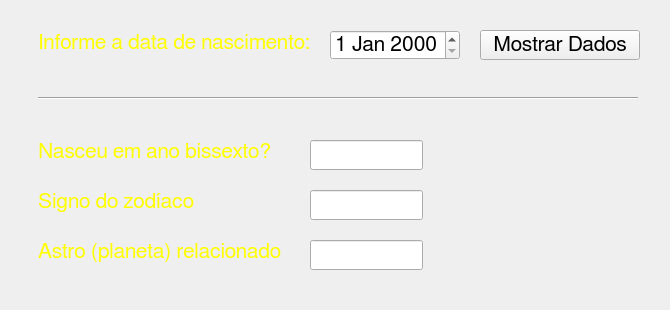
<?xml version="1.0" encoding="UTF-8"?>
<ui version="4.0">
 <class>Signos</class>
 <widget class="QWidget" name="Signos">
  <property name="geometry">
   <rect>
    <x>0</x>
    <y>0</y>
    <width>670</width>
    <height>310</height>
   </rect>
  </property>
  <property name="font">
   <font>
    <family>FreeSans</family>
    <pointsize>16</pointsize>
   </font>
  </property>
  <property name="windowTitle">
   <string>Signos</string>
  </property>
  <widget class="QLabel" name="label">
   <property name="geometry">
    <rect>
     <x>38</x>
     <y>31</y>
     <width>281</width>
     <height>23</height>
    </rect>
   </property>
   <property name="palette">
    <palette>
     <active>
      <colorrole role="WindowText">
       <brush brushstyle="SolidPattern">
        <color alpha="255">
         <red>255</red>
         <green>255</green>
         <blue>0</blue>
        </color>
       </brush>
      </colorrole>
     </active>
     <inactive>
      <colorrole role="WindowText">
       <brush brushstyle="SolidPattern">
        <color alpha="255">
         <red>255</red>
         <green>255</green>
         <blue>0</blue>
        </color>
       </brush>
      </colorrole>
     </inactive>
     <disabled>
      <colorrole role="WindowText">
       <brush brushstyle="SolidPattern">
        <color alpha="255">
         <red>106</red>
         <green>104</green>
         <blue>100</blue>
        </color>
       </brush>
      </colorrole>
     </disabled>
    </palette>
   </property>
   <property name="font">
    <font>
     <pointsize>16</pointsize>
    </font>
   </property>
   <property name="text">
    <string>Informe a data de nascimento:</string>
   </property>
  </widget>
  <widget class="QDateEdit" name="edtDataNascimento">
   <property name="geometry">
    <rect>
     <x>330</x>
     <y>30</y>
     <width>130</width>
     <height>30</height>
    </rect>
   </property>
   <property name="font">
    <font>
     <pointsize>16</pointsize>
    </font>
   </property>
  </widget>
  <widget class="QPushButton" name="btnMostrarDados">
   <property name="geometry">
    <rect>
     <x>480</x>
     <y>30</y>
     <width>160</width>
     <height>30</height>
    </rect>
   </property>
   <property name="font">
    <font>
     <pointsize>16</pointsize>
    </font>
   </property>
   <property name="text">
    <string>Mostrar Dados</string>
   </property>
  </widget>
  <widget class="Line" name="line">
   <property name="geometry">
    <rect>
     <x>38</x>
     <y>90</y>
     <width>600</width>
     <height>16</height>
    </rect>
   </property>
   <property name="orientation">
    <enum>Qt::Horizontal</enum>
   </property>
  </widget>
  <widget class="QLabel" name="label_2">
   <property name="geometry">
    <rect>
     <x>38</x>
     <y>140</y>
     <width>240</width>
     <height>23</height>
    </rect>
   </property>
   <property name="palette">
    <palette>
     <active>
      <colorrole role="WindowText">
       <brush brushstyle="SolidPattern">
        <color alpha="255">
         <red>255</red>
         <green>255</green>
         <blue>0</blue>
        </color>
       </brush>
      </colorrole>
     </active>
     <inactive>
      <colorrole role="WindowText">
       <brush brushstyle="SolidPattern">
        <color alpha="255">
         <red>255</red>
         <green>255</green>
         <blue>0</blue>
        </color>
       </brush>
      </colorrole>
     </inactive>
     <disabled>
      <colorrole role="WindowText">
       <brush brushstyle="SolidPattern">
        <color alpha="255">
         <red>106</red>
         <green>104</green>
         <blue>100</blue>
        </color>
       </brush>
      </colorrole>
     </disabled>
    </palette>
   </property>
   <property name="font">
    <font>
     <pointsize>16</pointsize>
    </font>
   </property>
   <property name="text">
    <string>Nasceu em ano bissexto?</string>
   </property>
  </widget>
  <widget class="QLineEdit" name="edtBissexto">
   <property name="geometry">
    <rect>
     <x>310</x>
     <y>140</y>
     <width>113</width>
     <height>30</height>
    </rect>
   </property>
   <property name="font">
    <font>
     <pointsize>16</pointsize>
    </font>
   </property>
   <property name="readOnly">
    <bool>true</bool>
   </property>
  </widget>
  <widget class="QLabel" name="label_3">
   <property name="geometry">
    <rect>
     <x>38</x>
     <y>190</y>
     <width>191</width>
     <height>23</height>
    </rect>
   </property>
   <property name="palette">
    <palette>
     <active>
      <colorrole role="WindowText">
       <brush brushstyle="SolidPattern">
        <color alpha="255">
         <red>255</red>
         <green>255</green>
         <blue>0</blue>
        </color>
       </brush>
      </colorrole>
     </active>
     <inactive>
      <colorrole role="WindowText">
       <brush brushstyle="SolidPattern">
        <color alpha="255">
         <red>255</red>
         <green>255</green>
         <blue>0</blue>
        </color>
       </brush>
      </colorrole>
     </inactive>
     <disabled>
      <colorrole role="WindowText">
       <brush brushstyle="SolidPattern">
        <color alpha="255">
         <red>106</red>
         <green>104</green>
         <blue>100</blue>
        </color>
       </brush>
      </colorrole>
     </disabled>
    </palette>
   </property>
   <property name="font">
    <font>
     <pointsize>16</pointsize>
    </font>
   </property>
   <property name="text">
    <string>Signo do zodíaco</string>
   </property>
  </widget>
  <widget class="QLineEdit" name="edtSignoZodiaco">
   <property name="geometry">
    <rect>
     <x>310</x>
     <y>190</y>
     <width>113</width>
     <height>30</height>
    </rect>
   </property>
   <property name="font">
    <font>
     <pointsize>16</pointsize>
    </font>
   </property>
   <property name="readOnly">
    <bool>true</bool>
   </property>
  </widget>
  <widget class="QLabel" name="label_4">
   <property name="geometry">
    <rect>
     <x>38</x>
     <y>240</y>
     <width>260</width>
     <height>23</height>
    </rect>
   </property>
   <property name="palette">
    <palette>
     <active>
      <colorrole role="WindowText">
       <brush brushstyle="SolidPattern">
        <color alpha="255">
         <red>255</red>
         <green>255</green>
         <blue>0</blue>
        </color>
       </brush>
      </colorrole>
     </active>
     <inactive>
      <colorrole role="WindowText">
       <brush brushstyle="SolidPattern">
        <color alpha="255">
         <red>255</red>
         <green>255</green>
         <blue>0</blue>
        </color>
       </brush>
      </colorrole>
     </inactive>
     <disabled>
      <colorrole role="WindowText">
       <brush brushstyle="SolidPattern">
        <color alpha="255">
         <red>106</red>
         <green>104</green>
         <blue>100</blue>
        </color>
       </brush>
      </colorrole>
     </disabled>
    </palette>
   </property>
   <property name="font">
    <font>
     <pointsize>16</pointsize>
    </font>
   </property>
   <property name="text">
    <string>Astro (planeta) relacionado</string>
   </property>
  </widget>
  <widget class="QLineEdit" name="edtAstro">
   <property name="geometry">
    <rect>
     <x>310</x>
     <y>240</y>
     <width>113</width>
     <height>30</height>
    </rect>
   </property>
   <property name="font">
    <font>
     <pointsize>16</pointsize>
    </font>
   </property>
   <property name="readOnly">
    <bool>true</bool>
   </property>
  </widget>
  <widget class="QLabel" name="lblImagemSigno">
   <property name="geometry">
    <rect>
     <x>450</x>
     <y>140</y>
     <width>190</width>
     <height>130</height>
    </rect>
   </property>
   <property name="text">
    <string/>
   </property>
   <property name="pixmap">
    <pixmap resource="Imagens.qrc">:/imagens/signos02.jpg</pixmap>
   </property>
   <property name="scaledContents">
    <bool>true</bool>
   </property>
  </widget>
  <widget class="QLabel" name="label_5">
   <property name="geometry">
    <rect>
     <x>0</x>
     <y>0</y>
     <width>670</width>
     <height>310</height>
    </rect>
   </property>
   <property name="text">
    <string/>
   </property>
   <property name="pixmap">
    <pixmap resource="Imagens.qrc">:/imagens/signos.jpg</pixmap>
   </property>
   <property name="scaledContents">
    <bool>true</bool>
   </property>
  </widget>
  <zorder>label_5</zorder>
  <zorder>label</zorder>
  <zorder>edtDataNascimento</zorder>
  <zorder>btnMostrarDados</zorder>
  <zorder>line</zorder>
  <zorder>label_2</zorder>
  <zorder>edtBissexto</zorder>
  <zorder>label_3</zorder>
  <zorder>edtSignoZodiaco</zorder>
  <zorder>label_4</zorder>
  <zorder>edtAstro</zorder>
  <zorder>lblImagemSigno</zorder>
 </widget>
 <layoutdefault spacing="6" margin="11"/>
 <resources>
  <include location="Imagens.qrc"/>
 </resources>
 <connections/>
</ui>
